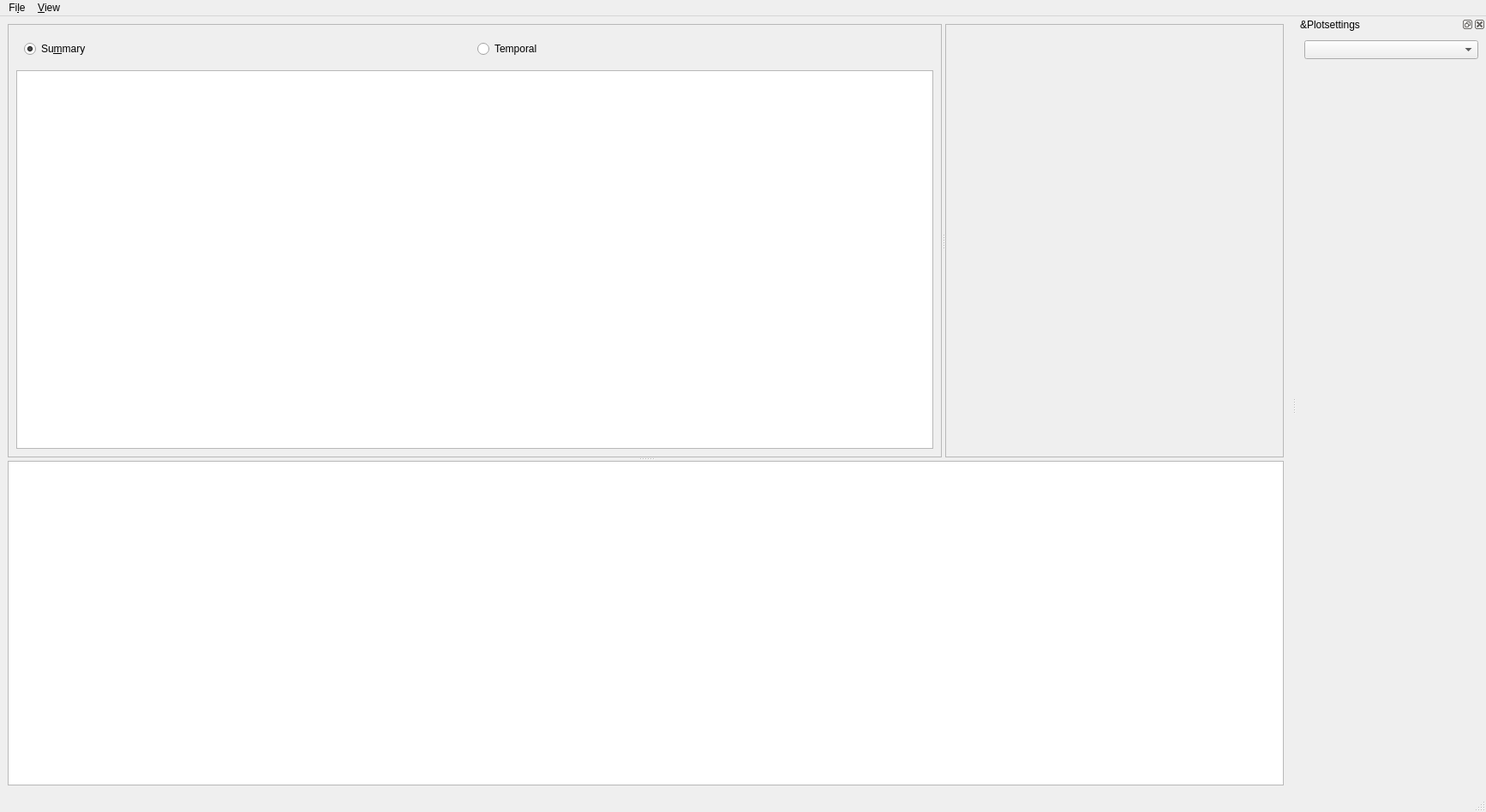
<?xml version="1.0" encoding="UTF-8"?>
<ui version="4.0">
 <class>mainWindow</class>
 <widget class="QMainWindow" name="mainWindow">
  <property name="geometry">
   <rect>
    <x>0</x>
    <y>0</y>
    <width>1734</width>
    <height>948</height>
   </rect>
  </property>
  <property name="windowTitle">
   <string>RD Plot GUI</string>
  </property>
  <widget class="QWidget" name="centralwidget">
   <property name="sizePolicy">
    <sizepolicy hsizetype="Expanding" vsizetype="Preferred">
     <horstretch>0</horstretch>
     <verstretch>0</verstretch>
    </sizepolicy>
   </property>
   <layout class="QGridLayout" name="gridLayout">
    <item row="0" column="0">
     <widget class="QSplitter" name="splitter_2">
      <property name="sizePolicy">
       <sizepolicy hsizetype="Expanding" vsizetype="Expanding">
        <horstretch>0</horstretch>
        <verstretch>0</verstretch>
       </sizepolicy>
      </property>
      <property name="orientation">
       <enum>Qt::Vertical</enum>
      </property>
      <widget class="QSplitter" name="splitter">
       <property name="sizePolicy">
        <sizepolicy hsizetype="Expanding" vsizetype="Expanding">
         <horstretch>0</horstretch>
         <verstretch>0</verstretch>
        </sizepolicy>
       </property>
       <property name="frameShape">
        <enum>QFrame::NoFrame</enum>
       </property>
       <property name="orientation">
        <enum>Qt::Horizontal</enum>
       </property>
       <property name="opaqueResize">
        <bool>true</bool>
       </property>
       <property name="childrenCollapsible">
        <bool>true</bool>
       </property>
       <widget class="QFrame" name="controlFrame">
        <property name="sizePolicy">
         <sizepolicy hsizetype="Expanding" vsizetype="Expanding">
          <horstretch>0</horstretch>
          <verstretch>0</verstretch>
         </sizepolicy>
        </property>
        <property name="frameShape">
         <enum>QFrame::StyledPanel</enum>
        </property>
        <property name="frameShadow">
         <enum>QFrame::Raised</enum>
        </property>
        <layout class="QVBoxLayout" name="verticalLayout">
         <item>
          <widget class="QWidget" name="plotTypeWidget" native="true">
           <property name="sizePolicy">
            <sizepolicy hsizetype="Expanding" vsizetype="Fixed">
             <horstretch>0</horstretch>
             <verstretch>0</verstretch>
            </sizepolicy>
           </property>
           <layout class="QHBoxLayout" name="horizontalLayout">
            <item>
             <widget class="QRadioButton" name="summaryPlotButton">
              <property name="sizePolicy">
               <sizepolicy hsizetype="Minimum" vsizetype="Fixed">
                <horstretch>0</horstretch>
                <verstretch>0</verstretch>
               </sizepolicy>
              </property>
              <property name="text">
               <string>Su&amp;mmary</string>
              </property>
              <property name="checked">
               <bool>true</bool>
              </property>
             </widget>
            </item>
            <item>
             <widget class="QRadioButton" name="temporalPlotButton">
              <property name="sizePolicy">
               <sizepolicy hsizetype="Minimum" vsizetype="Fixed">
                <horstretch>0</horstretch>
                <verstretch>0</verstretch>
               </sizepolicy>
              </property>
              <property name="text">
               <string>Temporal</string>
              </property>
             </widget>
            </item>
           </layout>
          </widget>
         </item>
         <item>
          <widget class="QTreeView" name="encoderLogTreeView">
           <property name="dragEnabled">
            <bool>false</bool>
           </property>
           <property name="dragDropMode">
            <enum>QAbstractItemView::DropOnly</enum>
           </property>
           <property name="defaultDropAction">
            <enum>Qt::IgnoreAction</enum>
           </property>
           <property name="selectionMode">
            <enum>QAbstractItemView::ExtendedSelection</enum>
           </property>
           <property name="rootIsDecorated">
            <bool>true</bool>
           </property>
           <property name="headerHidden">
            <bool>true</bool>
           </property>
          </widget>
         </item>
        </layout>
       </widget>
       <widget class="QFrame" name="plotsFrame">
        <property name="sizePolicy">
         <sizepolicy hsizetype="Expanding" vsizetype="Expanding">
          <horstretch>0</horstretch>
          <verstretch>0</verstretch>
         </sizepolicy>
        </property>
        <property name="frameShape">
         <enum>QFrame::StyledPanel</enum>
        </property>
        <property name="frameShadow">
         <enum>QFrame::Raised</enum>
        </property>
       </widget>
      </widget>
      <widget class="QListView" name="encoderLogListView"/>
     </widget>
    </item>
   </layout>
  </widget>
  <widget class="QStatusBar" name="statusbar"/>
  <widget class="QDockWidget" name="plotsettings">
   <property name="enabled">
    <bool>true</bool>
   </property>
   <property name="minimumSize">
    <size>
     <width>221</width>
     <height>800</height>
    </size>
   </property>
   <property name="allowedAreas">
    <set>Qt::RightDockWidgetArea</set>
   </property>
   <property name="windowTitle">
    <string>&amp;Plotsettings</string>
   </property>
   <attribute name="dockWidgetArea">
    <number>2</number>
   </attribute>
   <widget class="QWidget" name="dockWidgetContents_2">
    <layout class="QVBoxLayout" name="verticalLayout_3">
     <item>
      <widget class="QComboBox" name="comboBox">
       <property name="sizePolicy">
        <sizepolicy hsizetype="Preferred" vsizetype="Fixed">
         <horstretch>0</horstretch>
         <verstretch>0</verstretch>
        </sizepolicy>
       </property>
       <property name="layoutDirection">
        <enum>Qt::LeftToRight</enum>
       </property>
       <property name="autoFillBackground">
        <bool>false</bool>
       </property>
      </widget>
     </item>
     <item>
      <spacer name="verticalSpacer">
       <property name="orientation">
        <enum>Qt::Vertical</enum>
       </property>
       <property name="sizeHint" stdset="0">
        <size>
         <width>20</width>
         <height>40</height>
        </size>
       </property>
      </spacer>
     </item>
    </layout>
   </widget>
  </widget>
  <widget class="QMenuBar" name="menubar">
   <property name="geometry">
    <rect>
     <x>0</x>
     <y>0</y>
     <width>1734</width>
     <height>28</height>
    </rect>
   </property>
   <widget class="QMenu" name="menuFile">
    <property name="title">
     <string>Fi&amp;le</string>
    </property>
    <addaction name="actionOpen_File"/>
    <addaction name="actionOpen_Sequence"/>
    <addaction name="actionOpen_Directory"/>
    <addaction name="separator"/>
    <addaction name="actionSave_Plot"/>
    <addaction name="actionSave_all_Plots"/>
    <addaction name="separator"/>
    <addaction name="actionExit"/>
   </widget>
   <widget class="QMenu" name="menuView">
    <property name="title">
     <string>&amp;View</string>
    </property>
    <addaction name="actionHide_Playlist"/>
    <addaction name="actionHide_PlotSettings"/>
   </widget>
   <addaction name="menuFile"/>
   <addaction name="menuView"/>
  </widget>
  <action name="actionOpen_File">
   <property name="text">
    <string>&amp;Open File</string>
   </property>
  </action>
  <action name="actionOpen_Directory">
   <property name="text">
    <string>Open &amp;Directory</string>
   </property>
  </action>
  <action name="actionSave_Plot">
   <property name="text">
    <string>&amp;Save Plot</string>
   </property>
  </action>
  <action name="actionHide_Playlist">
   <property name="checkable">
    <bool>true</bool>
   </property>
   <property name="checked">
    <bool>false</bool>
   </property>
   <property name="text">
    <string>&amp;Hide Playlist</string>
   </property>
  </action>
  <action name="actionHide_PlotSettings">
   <property name="checkable">
    <bool>true</bool>
   </property>
   <property name="text">
    <string>Hide &amp;Plotsettings</string>
   </property>
  </action>
  <action name="actionSave_all_Plots">
   <property name="text">
    <string>Save all &amp;Plots</string>
   </property>
  </action>
  <action name="actionExit">
   <property name="text">
    <string>&amp;Exit</string>
   </property>
  </action>
  <action name="actionOpen_Sequence">
   <property name="text">
    <string>Ope&amp;n Sequence</string>
   </property>
  </action>
 </widget>
 <resources/>
 <connections/>
</ui>
